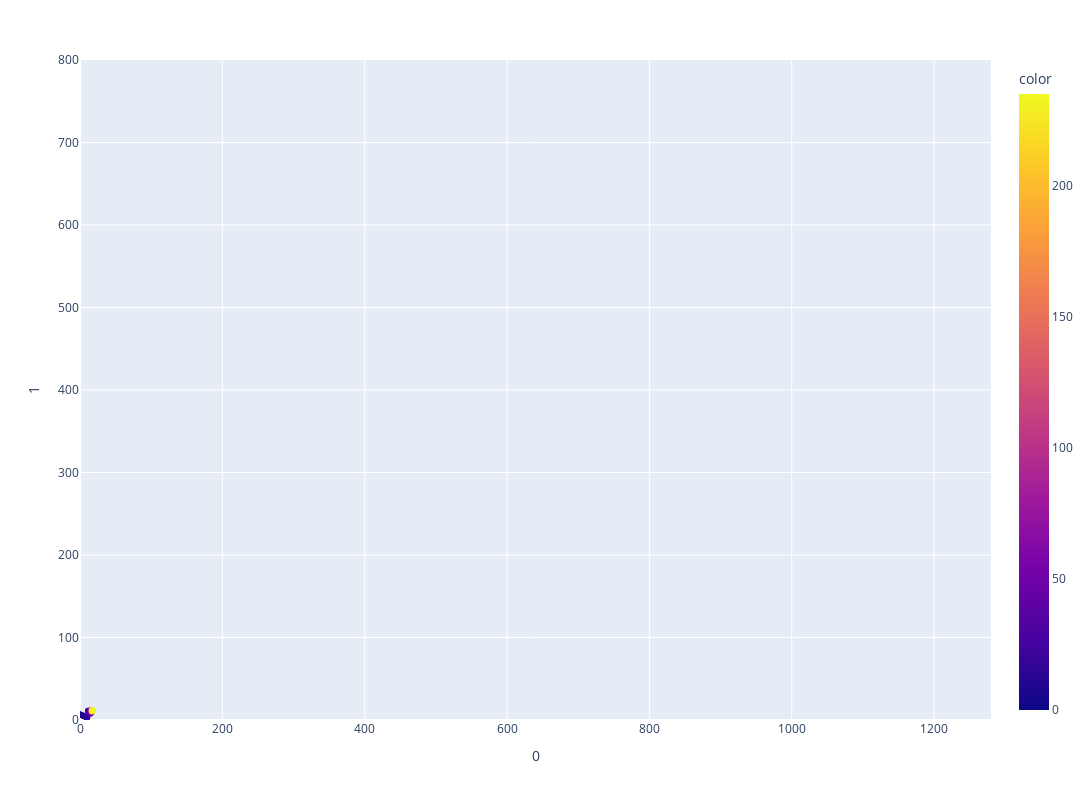

Notebook code for this chart:
### Code cell
max_point_img_space = np.r_[camera.resolution, 1]
max_point = np.linalg.inv(camera.intrinsic_matrix) @ max_point_img_space
max_r = float(np.linalg.norm(max_point[:2]))
corners_ = proj_.project(board, max_r * 10)
px.scatter(
    corners_,
    x=0,
    y=1,
    range_x=[0, w],
    range_y=[0, h],
    color=range(len(corners)),
    height=h,
    width=w,
)

### Figure 1 — Plotly figure (JSON) as saved in the notebook; plotly's stock layout.template omitted (floating-point values rounded to 4 significant figures; data arrays with more than 128 entries replaced by an {"elided": "..."} marker saying what was removed)
{"data": [{"hovertemplate": "0=%{x}<br>1=%{y}<br>color=%{marker.color}<extra></extra>", "legendgroup": "", "marker": {"color": {"elided": "236 int values"}, "coloraxis": "coloraxis", "symbol": "circle"}, "mode": "markers", "name": "", "orientation": "v", "showlegend": false, "type": "scatter", "x": {"elided": "236 float values"}, "xaxis": "x", "y": {"elided": "236 float values"}, "yaxis": "y"}], "layout": {"coloraxis": {"colorbar": {"title": {"text": "color"}}, "colorscale": [[0, "#0d0887"], [0.1111, "#46039f"], [0.2222, "#7201a8"], [0.3333, "#9c179e"], [0.4444, "#bd3786"], [0.5556, "#d8576b"], [0.6667, "#ed7953"], [0.7778, "#fb9f3a"], [0.8889, "#fdca26"], [1, "#f0f921"]]}, "height": 800, "legend": {"tracegroupgap": 0}, "margin": {"t": 60}, "width": 1280, "xaxis": {"anchor": "y", "autorange": false, "domain": [0, 1], "range": [0, 1280], "title": {"text": "0"}, "type": "linear"}, "yaxis": {"anchor": "x", "autorange": false, "domain": [0, 1], "range": [0, 800], "title": {"text": "1"}, "type": "linear"}}}
